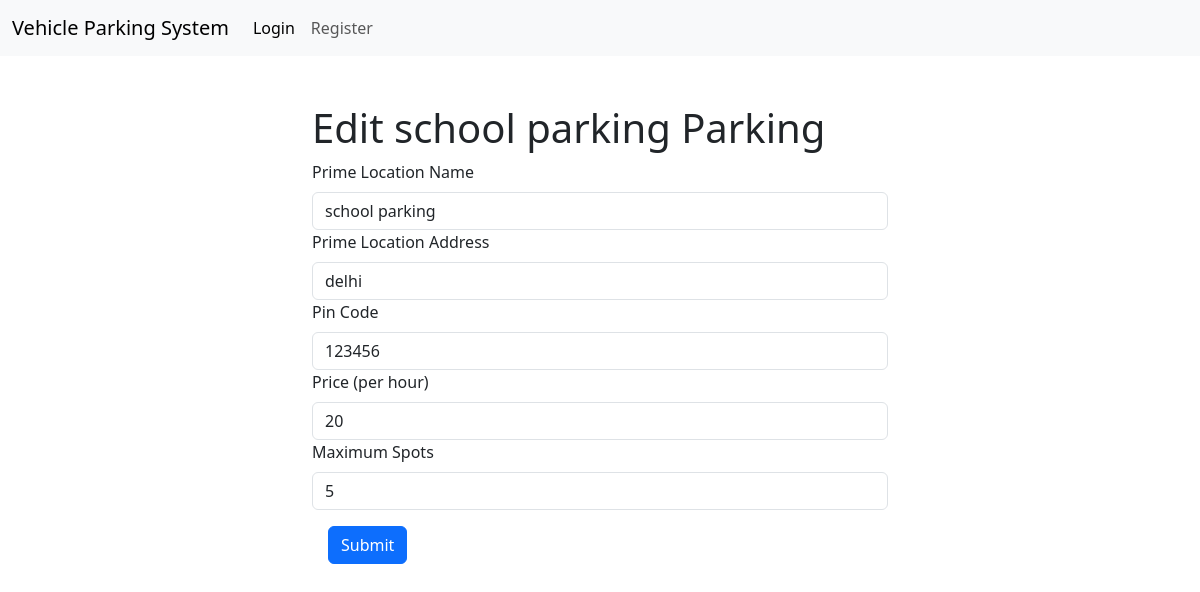
/edit_parking/1, run on an earlier commit of the app's database.
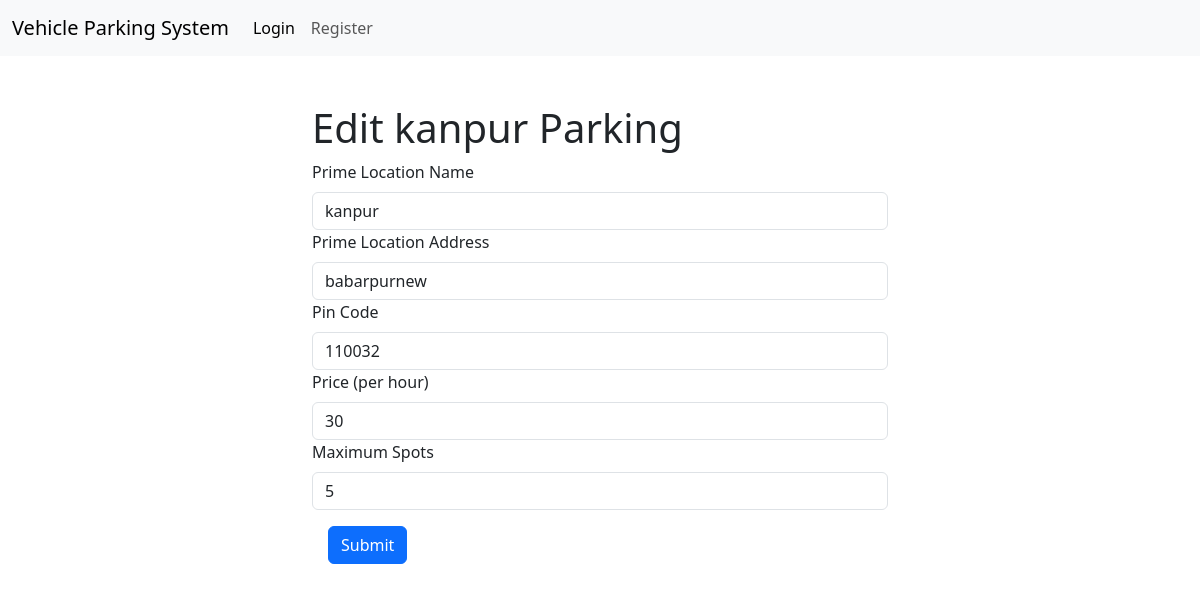
And on a later commit of the database.
### controllers/models.py (models this page shows)
class ParkingLot(db.Model):
    id = db.Column(db.Integer, primary_key=True, autoincrement=True)
    location = db.Column(db.String(100), nullable=False)
    address = db.Column(db.String(200), nullable=False)
    pin_code = db.Column(db.String, nullable=False)
    price = db.Column(db.String, nullable=False)
    max_spots = db.Column(db.Integer, nullable=False)
    spots = db.relationship('ParkingSpot', backref='lot', cascade="all, delete-orphan")

### controllers/general_routes.py (the view, shortened to what this page needs)
@app.route('/edit_parking/<int:parking_lot_id>', methods=['GET', 'POST'])
def edit_parking(parking_lot_id):
    parking_lot = ParkingLot.query.get_or_404(parking_lot_id)
    return render_template('edit_parking.html', parking_lot=parking_lot)

### templates/edit_parking.html (shortened to what this page needs)
<!DOCTYPE html>
<html lang="en">
<head>
</head>
{% include 'index.html' %}
<body>
    {% block content %}
    <div class="container-fluid">
        <div class="row justify-content-center">
            <div class="col-6 m-3">
                <h1>Edit {{ parking_lot.location }} Parking</h1>
                <form method="post" action="/edit_parking/{{ parking_lot.id }}">
                    <div class="mb-1.5">
                        <label for="location" class="form-label">Prime Location Name</label>
                        <input type="text" class="form-control" id="location" name="location" value="{{ parking_lot.location }}" required>
                    </div>
                    <div class="mb-1.5">
                        <label for="address" class="form-label">Prime Location Address</label>
                        <input type="text" class="form-control" id="address" name="address" value="{{ parking_lot.address }}" required>
                    </div>
                    <div class="mb-1.5">
                        <label for="pin_code" class="form-label">Pin Code</label>
                        <input type="text" class="form-control" id="pin_code" name="pin_code" value="{{ parking_lot.pin_code }}" required>
                    </div>
                    <div class="mb-1.5">
                        <label for="price" class="form-label">Price (per hour)</label>
                        <input type="text" class="form-control" id="price" name="price" value="{{ parking_lot.price }}" required>
                    </div>
                    <div class="mb-1.5">
                        <label for="max_spots" class="form-label">Maximum Spots</label>
                        <input type="text" class="form-control" id="max_spots" name="max_spots" value="{{ parking_lot.max_spots }}" required>
                    </div>
                    <button type="submit" class="btn btn-primary m-3">Submit</button>
                </form>
            </div>
        </div>
    </div>
    {%endblock%}

What changed in the data, as far as the page shows it:
changed ParkingLot: location "school parking" → "kanpur"; address "delhi" → "babarpurnew"; pin_code "123456" → "110032"; price "20" → "30"
